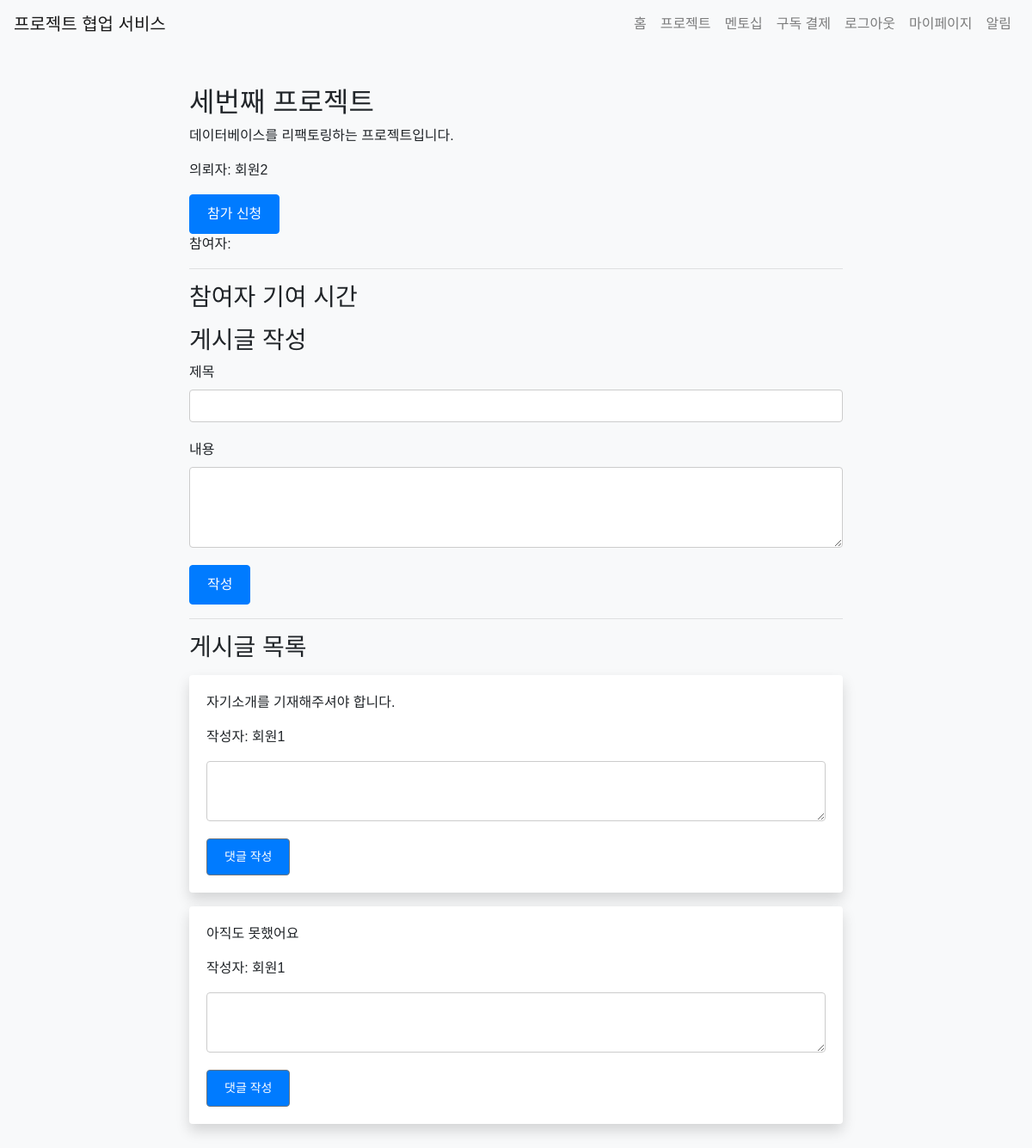
Page /project/detail/3 (signed in) on the earlier database version.
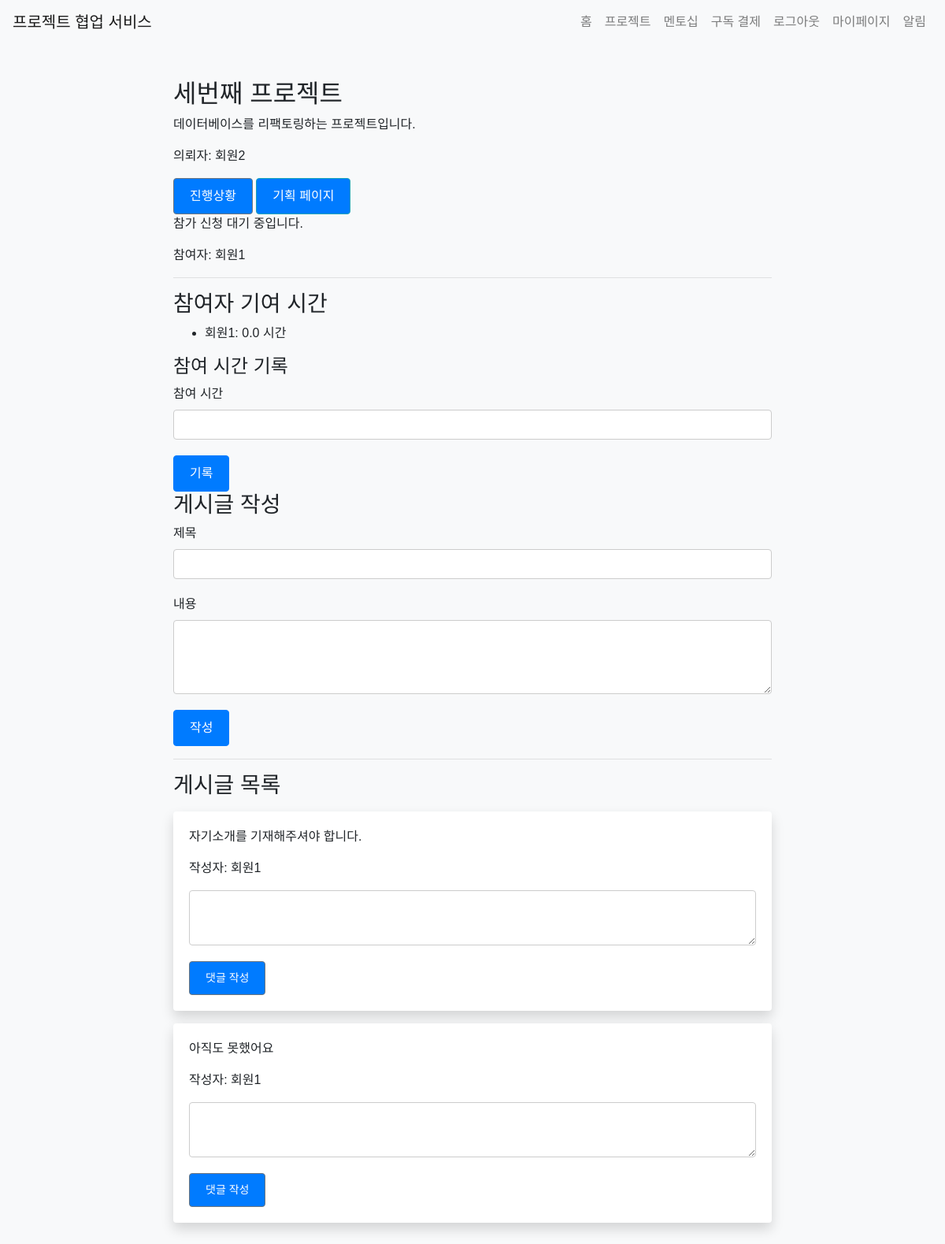
Same page on the later database version.
### app/models.py (models this page shows)
class ProjectPost(db.Model):
    id = db.Column(db.Integer, primary_key=True)
    project_id = db.Column(db.Integer, db.ForeignKey('project.id'), nullable=False)
    user_id = db.Column(db.Integer, db.ForeignKey('user.id'), nullable=False)
    title = db.Column(db.String(100), nullable=False)
    content = db.Column(db.Text, nullable=False)
    created_at = db.Column(db.DateTime, default=datetime.utcnow)
    project = db.relationship('Project', backref=db.backref('posts', lazy=True))
    user = db.relationship('User', backref=db.backref('project_posts', lazy=True))

class User(UserMixin, db.Model):
    id = db.Column(db.Integer, primary_key=True)
    name = db.Column(db.String(100), nullable=False)
    email = db.Column(db.String(120), unique=True, nullable=False)
    password = db.Column(db.String(255), nullable=False)
    bio = db.Column(db.Text)
    chat_rooms = db.relationship('ChatRoom', secondary='chat_room_participant', back_populates='participants', overlaps="chat_room_participants")
    chat_room_participants = db.relationship('ChatRoomParticipant', back_populates='user', overlaps="chat_rooms,participants")
    notifications = db.relationship('Notification', back_populates='user', lazy=True)
    projects = db.relationship('Project', secondary='project_participant', back_populates='participants', overlaps="project_participants")
    subscription = db.relationship('Subscription', back_populates='subscriber', uselist=False)
    created_projects = db.relationship('Project', back_populates='client', lazy=True, foreign_keys='Project.client_id')
    mentees = db.relationship('User',
                              secondary=mentorship_mentor,
                              primaryjoin=(mentorship_mentor.c.mentor_id == id),
                              secondaryjoin=(mentorship_mentor.c.mentee_id == id),
                              backref=db.backref('mentors', lazy='dynamic'),
                              lazy='dynamic')
    pending_mentees = db.relationship('User',
                                    secondary=mentorship_mentee,
                                    primaryjoin=(mentorship_mentee.c.mentor_id == id),
                                    secondaryjoin=(mentorship_mentee.c.mentee_id == id),
                                    backref=db.backref('pending_mentors', lazy='dynamic'),
                                    lazy='dynamic')
    project_participants = db.relationship('ProjectParticipant', back_populates='user', lazy=True, overlaps="projects")

class ProjectParticipant(db.Model):
    id = db.Column(db.Integer, primary_key=True)
    user_id = db.Column(db.Integer, db.ForeignKey('user.id'), nullable=False)
    project_id = db.Column(db.Integer, db.ForeignKey('project.id'), nullable=False)
    hours_contributed = db.Column(db.Float, default=0.0)
    accepted = db.Column(db.Boolean, default=False)  # 새로 추가된 필드
    user = db.relationship('User', back_populates='project_participants', overlaps="participants,projects")
    project = db.relationship('Project', back_populates='project_participants', overlaps="participants,projects")

### app/views/project.py (the view)
@bp.route('/detail/<int:project_id>')
@login_required
def detail(project_id):
    project = Project.query.get_or_404(project_id)
    post_form = PostForm()
    comment_form = CommentForm()
    contribution_form = ContributionForm()
    accept_form = AcceptParticipantForm()
    return render_template('project/detail.html', project=project, post_form=post_form, comment_form=comment_form, contribution_form = contribution_form, accept_form = accept_form)

### app/forms.py
class PostForm(FlaskForm):
    title = StringField('제목', validators=[DataRequired()])
    content = TextAreaField('내용', validators=[DataRequired()])
    submit = SubmitField('작성')

class CommentForm(FlaskForm):
    content = TextAreaField('댓글', validators=[DataRequired()])
    submit = SubmitField('작성')

### app/__init__.py (called while the page is built)
@login_manager.user_loader
def load_user(user_id):
    if user_id is not None:
        return User.query.get(int(user_id))
    return None

### app/templates/project/detail.html (shortened to what this page needs)
{% extends 'base.html' %}
{% block content %}
<h2>{{ project.title }}</h2>
<p>{{ project.description }}</p>
<p>의뢰자: {{ project.client.name }}</p>
{% if current_user in project.participants or current_user == project.client %}
<a href="{{ url_for('project.progress', project_id=project.id) }}" class="btn btn-secondary">진행상황</a>
<a href="{{ url_for('project.plan', project_id=project.id) }}" class="btn btn-info">기획 페이지</a>
{% endif %}
{% if current_user != project.client %}
  {% if not project.completed %}
    {% set participant = project.project_participants|selectattr('user', 'equalto', current_user)|first %}
    {% if not participant %}
      <form action="{{ url_for('project.participate', project_id=project.id) }}" method="post">
        <button type="submit" class="btn btn-primary">참가 신청</button>
      </form>
    {% elif not participant.accepted %}
      <p>참가 신청 대기 중입니다.</p>
    {% endif %}
  {% endif %}
{% endif %}
<p>참여자:
{% for participant in project.participants %}
    {{ participant.name }}{% if not loop.last %}, {% endif %}
{% endfor %}
</p>
<hr>
<h3>참여자 기여 시간</h3>
<ul>
  {% for participant in project.project_participants %}
    <li>{{ participant.user.name }}: {{ participant.hours_contributed }} 시간</li>
  {% endfor %}
</ul>
{% if current_user in project.participants %}
  <h4>참여 시간 기록</h4>
  <form action="{{ url_for('project.contribute', project_id=project.id) }}" method="post">
    <div class="form-group">
      {{ contribution_form.hours.label }}
      {{ contribution_form.hours(class="form-control") }}
    </div>
    {{ contribution_form.submit(class="btn btn-primary") }}
  </form>
{% endif %}
<h3>게시글 작성</h3>
<form action="{{ url_for('project.create_post', project_id=project.id) }}" method="post">
    <div class="form-group">
        {{ post_form.title.label }}
        {{ post_form.title(class="form-control") }}
    </div>
    <div class="form-group">
        {{ post_form.content.label }}
        {{ post_form.content(class="form-control", rows="3") }}
    </div>
    {{ post_form.submit(class="btn btn-primary") }}
</form>
<hr>
<h3>게시글 목록</h3>
{% for post in project.posts %}
<div class="card my-3">
    <div class="card-body">
        <p class="card-text">{{ post.content }}</p>
        <p class="card-text">작성자: {{ post.user.name }}</p>
        <form action="{{ url_for('project.create_comment', post_id=post.id) }}" method="post">
            <div class="form-group">
                <textarea name="content" class="form-control" rows="2"></textarea>
            </div>
            <button type="submit" class="btn btn-secondary btn-sm">댓글 작성</button>
        </form>
    </div>
</div>
{% endfor %}
{% endblock %}

Differences in the rows shown:
now on this page (row unchanged): User: name "회원1"
added ProjectParticipant: user.name "회원1", hours_contributed "0.0"
Other differences:
{{ contribution_form.hours.label }}: (not shown) → "참여 시간"
form field submit: (not shown) → "기록"
text no longer shown: "참가 신청"
text now shown: "진행상황 기획 페이지 참가 신청 대기 중입니다. 참여 시간 기록"
